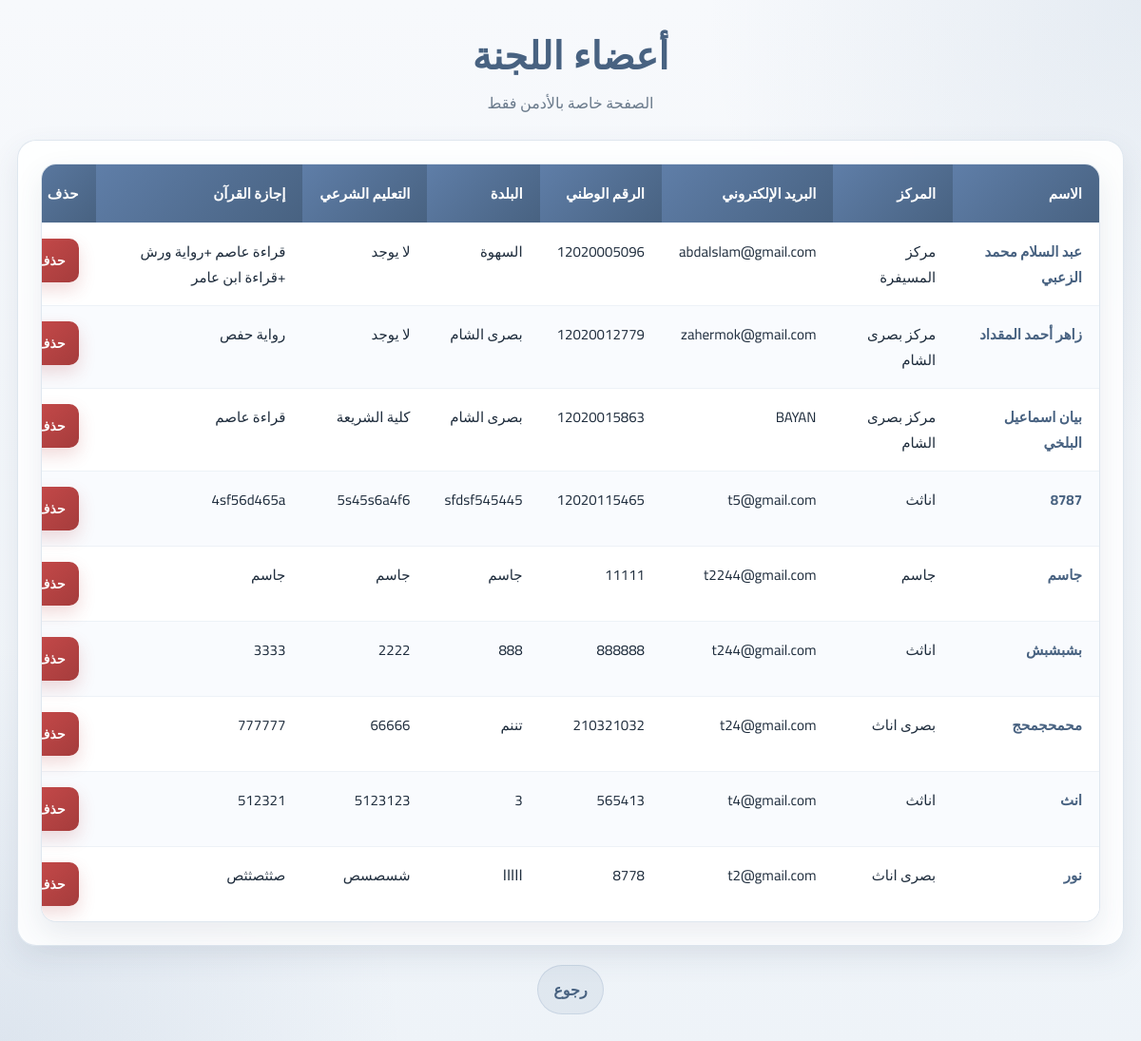
Screenshot of /admin/committee-members (signed in) with the database file from the repository.
### tables this page shows
CREATE TABLE committee_members (
    id INTEGER PRIMARY KEY AUTOINCREMENT,
    user_id INTEGER NOT NULL,
    full_name TEXT NOT NULL,
    mother_name TEXT,
    mother_kunya TEXT,
    birth_date TEXT,
    national_id TEXT,
    family_book TEXT,
    town TEXT,
    education TEXT,
    sharia_education TEXT,
    quran_ijazat TEXT,
    center_id INTEGER NOT NULL,
    FOREIGN KEY (user_id) REFERENCES users (id),
    FOREIGN KEY (center_id) REFERENCES centers (id)
);

CREATE TABLE centers (
    id INTEGER PRIMARY KEY AUTOINCREMENT,
    center_name TEXT NOT NULL,
    location TEXT NOT NULL,
    mosque_name TEXT,
    sector TEXT,
    gender_type TEXT NOT NULL
);

CREATE TABLE users (
    id INTEGER PRIMARY KEY AUTOINCREMENT,
    username TEXT UNIQUE NOT NULL,
    password TEXT NOT NULL,
    role TEXT NOT NULL DEFAULT 'committee_member'
);

### app.py (the view)
@app.route("/admin/committee-members")
@admin_required
def admin_committee_members():
    conn = get_db_connection()
    members = conn.execute("""
        SELECT
            cm.id,
            cm.user_id,
            cm.full_name,
            cm.mother_name,
            cm.mother_kunya,
            cm.birth_date,
            cm.national_id,
            cm.family_book,
            cm.town,
            cm.education,
            cm.sharia_education,
            cm.quran_ijazat,
            cm.center_id,
            c.center_name,
            u.username
        FROM committee_members cm
        LEFT JOIN centers c ON cm.center_id = c.id
        LEFT JOIN users u ON cm.user_id = u.id
        ORDER BY cm.id DESC
    """).fetchall()
    conn.close()
    return render_template("admin_committee_members.html", members=members)

### app.py (called while the page is built)
def get_db_connection():
    conn = sqlite3.connect(DB_NAME)
    conn.row_factory = sqlite3.Row
    return conn

def admin_required(f):
    @wraps(f)
    def wrapper(*args, **kwargs):
        if "user_id" not in session:
            return redirect(url_for("login"))
        if session.get("role") != "admin":
            abort(403)
        return f(*args, **kwargs)
    return wrapper

### templates/admin_committee_members.html (shortened to what this page needs)
<!DOCTYPE html>
<html lang="ar" dir="rtl">
<head>
</head>
<body>
  <div class="container">
    <h1>أعضاء اللجنة</h1>
    <div class="subtitle">الصفحة خاصة بالأدمن فقط</div>
    <div class="panel">
      <div class="table-wrap">
        <table>
          <thead>
            <tr>
              <th>الاسم</th>
              <th>المركز</th>
              <th>البريد الإلكتروني</th>
              <th>الرقم الوطني</th>
              <th>البلدة</th>
              <th>التعليم الشرعي</th>
              <th>إجازة القرآن</th>
              <th>حذف</th>
            </tr>
          </thead>
          <tbody>
            {% for member in members %}
            <tr>
              <td>
                <a href="#" class="member-link open-member-modal"
                   data-member-id="{{ member['id'] }}"
                   data-full-name="{{ member['full_name']|default('', true)|e }}"
                   data-mother-name="{{ member['mother_name']|default('', true)|e }}"
                   data-mother-kunya="{{ member['mother_kunya']|default('', true)|e }}"
                   data-birth-date="{{ member['birth_date']|default('', true)|e }}"
                   data-national-id="{{ member['national_id']|default('', true)|e }}"
                   data-family-book="{{ member['family_book']|default('', true)|e }}"
                   data-town="{{ member['town']|default('', true)|e }}"
                   data-email="{{ member['username']|default('', true)|e }}"
                   data-education="{{ member['education']|default('', true)|e }}"
                   data-sharia-education="{{ member['sharia_education']|default('', true)|e }}"
                   data-quran-ijazat="{{ member['quran_ijazat']|default('', true)|e }}">
                  {{ member['full_name'] }}
                </a>
              </td>
              <td>{{ member['center_name'] if member['center_name'] else '-' }}</td>
              <td>{{ member['username'] if member['username'] else '-' }}</td>
              <td>{{ member['national_id'] if member['national_id'] else '-' }}</td>
              <td>{{ member['town'] if member['town'] else '-' }}</td>
              <td>{{ member['sharia_education'] if member['sharia_education'] else '-' }}</td>
              <td>{{ member['quran_ijazat'] if member['quran_ijazat'] else '-' }}</td>
              <td>
                <form class="delete-form" method="post"
                      action="{{ url_for('delete_committee_member', member_id=member['id']) }}"
                      onsubmit="return confirm('هل أنت متأكد من حذف عضو اللجنة هذا؟');">
                  <button type="submit" class="btn btn-danger">حذف</button>
                </form>
              </td>
            </tr>
            {% endfor %}
          </tbody>
        </table>
      </div>
    </div>
    <div class="back-link">
      <a href="{{ url_for('admin_dashboard') }}">رجوع</a>
    </div>
  </div>
</body>
</html>

### templates/admin_committee_members.html (style rules this page uses)
:root { --primary: #5f7ea8; --primary-dark: #486281; --danger: #c94b4b; --danger-dark: #a53c3c; --text: #1f2d3d; --muted: #6b7b8c; --shadow: 0 12px 30px rgba(57, 82, 110, 0.10); --radius: 20px; --surface: rgba(255, 255, 255, 0.88); --success: #2e7d32; --success-bg: #eaf6ec; --error: #b42318; --error-bg: #fdecec; }
* { box-sizing: border-box; }
body { margin: 0; direction: rtl; font-family: "Cairo", Arial, sans-serif; color: var(--text); background: radial-gradient(circle at top right, rgba(138, 166, 193, 0.16), transparent 28%), radial-gradient(circle at bottom left, rgba(95, 126, 168, 0.12), transparent 26%), linear-gradient(180deg, #f7f9fc 0%, #eef3f8 100%); min-height: 100vh; }
.container { max-width: 1300px; margin: 0 auto; padding: 36px 18px 40px; }
h1 { margin: 0 0 10px; text-align: center; font-family: "Amiri", serif; color: var(--primary-dark); font-size: 40px; }
.subtitle { text-align: center; color: var(--muted); margin-bottom: 24px; font-size: 16px; }
.panel { background: var(--surface); backdrop-filter: blur(10px); border: 1px solid rgba(220, 229, 238, 0.9); border-radius: var(--radius); box-shadow: var(--shadow); padding: 24px; }
.table-wrap { overflow-x: auto; border-radius: 16px; border: 1px solid rgba(220, 229, 238, 0.9); box-shadow: var(--shadow); background: #fff; }
table { width: 100%; min-width: 1150px; border-collapse: collapse; background: #fff; }
thead th { background: linear-gradient(135deg, var(--primary) 0%, var(--primary-dark) 100%); color: #fff; text-align: right; padding: 16px 18px; font-size: 15px; font-weight: 700; white-space: nowrap; }
tbody td { border-top: 1px solid #edf2f7; padding: 16px 18px; font-size: 15px; vertical-align: top; text-align: right; line-height: 1.8; }
tbody tr:nth-child(even) { background: #f9fbfe; }
.member-link { color: var(--primary-dark); font-weight: 700; text-decoration: none; cursor: pointer; }
.btn { display: inline-flex; align-items: center; justify-content: center; border: none; cursor: pointer; padding: 10px 14px; border-radius: 10px; font-weight: 700; font-size: 14px; color: #fff; text-decoration: none; font-family: "Cairo", sans-serif; }
.btn-danger { background: linear-gradient(135deg, var(--danger) 0%, var(--danger-dark) 100%); box-shadow: 0 8px 18px rgba(176, 58, 55, 0.18); }
.delete-form { margin: 0; display: inline; }
.back-link { text-align: center; margin-top: 20px; }
.back-link a { color: var(--primary-dark); text-decoration: none; font-weight: 700; padding: 10px 16px; border-radius: 999px; background: rgba(95, 126, 168, 0.10); border: 1px solid rgba(95, 126, 168, 0.18); display: inline-block; }

### rows the page displays
committee_members: full_name "عبد السلام محمد الزعبي", center_name "مركز المسيفرة", username "abdalslam@gmail.com", national "12020005096", town "السهوة", sharia_education "لا يوجد", quran_ijazat "قراءة عاصم +رواية ورش +قراءة ابن عامر"
committee_members: full_name "زاهر أحمد المقداد", center_name "مركز بصرى الشام", username "zahermok@gmail.com", national "12020012779", town "بصرى الشام", sharia_education "لا يوجد", quran_ijazat "رواية حفص"
committee_members: full_name "بيان اسماعيل البلخي", center_name "مركز بصرى الشام", username "BAYAN", national "12020015863", town "بصرى الشام", sharia_education "كلية الشريعة", quran_ijazat "قراءة عاصم"
committee_members: full_name "8787", center_name "اناثث", username "t5@gmail.com", national "12020115465", town "sfdsf545445", sharia_education "5s45s6a4f6", quran_ijazat "4sf56d465a"
committee_members: full_name "جاسم", center_name "جاسم", username "t2244@gmail.com", national "11111", town "جاسم", sharia_education "جاسم", quran_ijazat "جاسم"
committee_members: full_name "بشبشبش", center_name "اناثث", username "t244@gmail.com", national "888888", town "888", sharia_education "2222", quran_ijazat "3333"
committee_members: full_name "محمحجمحج", center_name "بصرى اناث", username "t24@gmail.com", national "210321032", town "تننم", sharia_education "66666", quran_ijazat "777777"
committee_members: full_name "انث", center_name "اناثث", username "t4@gmail.com", national "565413", town "3", sharia_education "5123123", quran_ijazat "512321"
committee_members: full_name "نور", center_name "بصرى اناث", username "t2@gmail.com", national "8778", town "ااااا", sharia_education "شسصسص", quran_ijazat "صثثصثثص"
